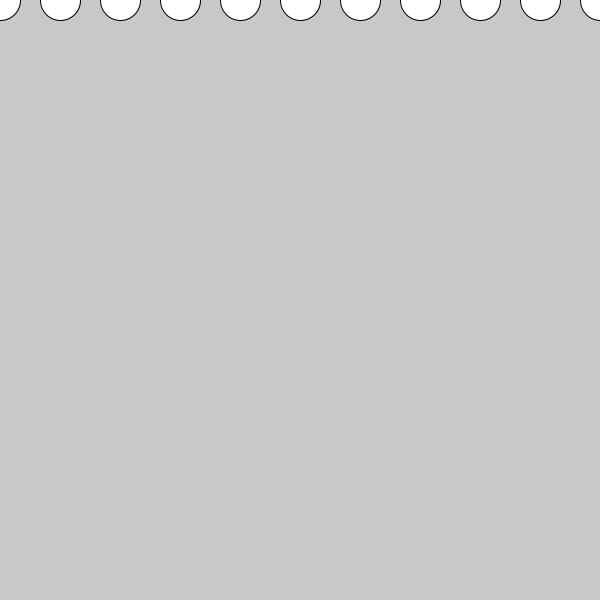
Frame 1 (no input)
Frame 60 (the mouse pressed at the canvas centre just before this capture): identical to frame 1, image omitted
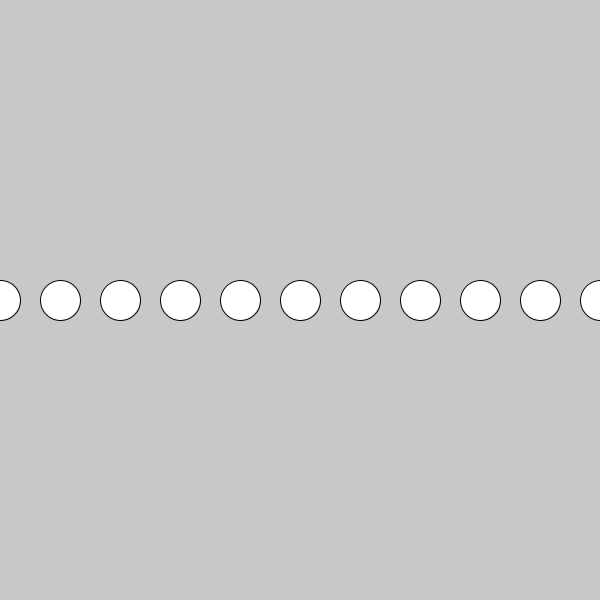
Frame 120 (the mouse held since frame 60 and released just before this capture)

The Processing sketch that drew these frames (run headless with seeded random() and noise(); from frame 60 on, the mouse is pressed at the canvas centre):

// Processing sketch: pattern2
// ── pattern2.pde
void setup() {
  size(600, 600);
}
int circleX = -60;
int circleMove = 0;
void draw() {

background(200);

  for (int circleX = -60; circleX <700; circleX +=60) {
    ellipseMode(CENTER);
    ellipse(circleX , mouseY, 40, 40);
  }


}
